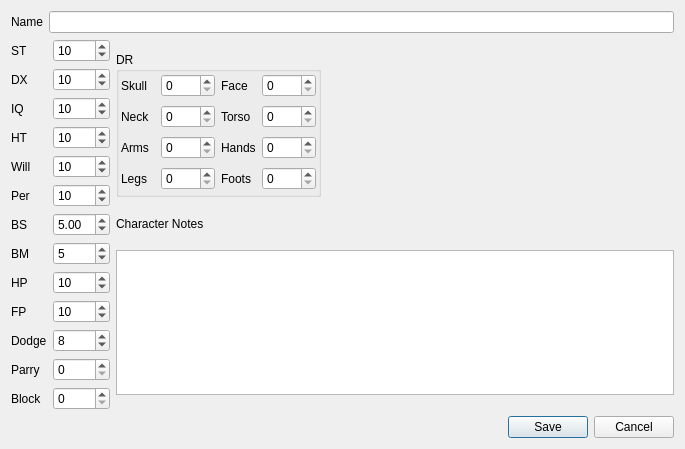
<?xml version="1.0" encoding="UTF-8"?>
<ui version="4.0">
 <class>CharacterEditor</class>
 <widget class="QDialog" name="CharacterEditor">
  <property name="geometry">
   <rect>
    <x>0</x>
    <y>0</y>
    <width>685</width>
    <height>445</height>
   </rect>
  </property>
  <property name="windowTitle">
   <string>Character editor</string>
  </property>
  <layout class="QVBoxLayout" name="verticalLayout_2">
   <property name="sizeConstraint">
    <enum>QLayout::SetDefaultConstraint</enum>
   </property>
   <item>
    <layout class="QHBoxLayout" name="horizontalLayout">
     <item>
      <widget class="QLabel" name="label_5">
       <property name="text">
        <string>Name</string>
       </property>
      </widget>
     </item>
     <item>
      <widget class="QLineEdit" name="leName"/>
     </item>
    </layout>
   </item>
   <item>
    <layout class="QHBoxLayout" name="horizontalLayout_2">
     <item>
      <layout class="QFormLayout" name="formLayout">
       <item row="0" column="0">
        <widget class="QLabel" name="label">
         <property name="text">
          <string>ST</string>
         </property>
        </widget>
       </item>
       <item row="0" column="1">
        <widget class="QSpinBox" name="sbST">
         <property name="maximum">
          <number>9999</number>
         </property>
         <property name="value">
          <number>10</number>
         </property>
        </widget>
       </item>
       <item row="1" column="0">
        <widget class="QLabel" name="label_2">
         <property name="text">
          <string>DX</string>
         </property>
        </widget>
       </item>
       <item row="1" column="1">
        <widget class="QSpinBox" name="sbDX">
         <property name="maximum">
          <number>9999</number>
         </property>
         <property name="value">
          <number>10</number>
         </property>
        </widget>
       </item>
       <item row="2" column="0">
        <widget class="QLabel" name="label_3">
         <property name="text">
          <string>IQ</string>
         </property>
        </widget>
       </item>
       <item row="2" column="1">
        <widget class="QSpinBox" name="sbIQ">
         <property name="maximum">
          <number>9999</number>
         </property>
         <property name="value">
          <number>10</number>
         </property>
        </widget>
       </item>
       <item row="3" column="0">
        <widget class="QLabel" name="label_4">
         <property name="text">
          <string>HT</string>
         </property>
        </widget>
       </item>
       <item row="3" column="1">
        <widget class="QSpinBox" name="sbHT">
         <property name="maximum">
          <number>9999</number>
         </property>
         <property name="value">
          <number>10</number>
         </property>
        </widget>
       </item>
       <item row="4" column="0">
        <widget class="QLabel" name="label_9">
         <property name="text">
          <string>Will</string>
         </property>
        </widget>
       </item>
       <item row="4" column="1">
        <widget class="QSpinBox" name="sbWill">
         <property name="maximum">
          <number>9999</number>
         </property>
         <property name="value">
          <number>10</number>
         </property>
        </widget>
       </item>
       <item row="5" column="0">
        <widget class="QLabel" name="label_10">
         <property name="text">
          <string>Per</string>
         </property>
        </widget>
       </item>
       <item row="5" column="1">
        <widget class="QSpinBox" name="sbPer">
         <property name="maximum">
          <number>9999</number>
         </property>
         <property name="value">
          <number>10</number>
         </property>
        </widget>
       </item>
       <item row="6" column="0">
        <widget class="QLabel" name="label_11">
         <property name="text">
          <string>BS</string>
         </property>
        </widget>
       </item>
       <item row="6" column="1">
        <widget class="QDoubleSpinBox" name="sbBS">
         <property name="singleStep">
          <double>0.250000000000000</double>
         </property>
         <property name="value">
          <double>5.000000000000000</double>
         </property>
        </widget>
       </item>
       <item row="7" column="0">
        <widget class="QLabel" name="label_12">
         <property name="text">
          <string>BM</string>
         </property>
        </widget>
       </item>
       <item row="7" column="1">
        <widget class="QSpinBox" name="sbBM">
         <property name="maximum">
          <number>9999</number>
         </property>
         <property name="value">
          <number>5</number>
         </property>
        </widget>
       </item>
       <item row="8" column="0">
        <widget class="QLabel" name="label_6">
         <property name="text">
          <string>HP</string>
         </property>
        </widget>
       </item>
       <item row="8" column="1">
        <widget class="QSpinBox" name="sbHP">
         <property name="maximum">
          <number>9999</number>
         </property>
         <property name="value">
          <number>10</number>
         </property>
        </widget>
       </item>
       <item row="9" column="0">
        <widget class="QLabel" name="label_7">
         <property name="text">
          <string>FP</string>
         </property>
        </widget>
       </item>
       <item row="9" column="1">
        <widget class="QSpinBox" name="sbFP">
         <property name="maximum">
          <number>9999</number>
         </property>
         <property name="value">
          <number>10</number>
         </property>
        </widget>
       </item>
       <item row="10" column="0">
        <widget class="QLabel" name="label_13">
         <property name="text">
          <string>Dodge</string>
         </property>
        </widget>
       </item>
       <item row="10" column="1">
        <widget class="QSpinBox" name="sbDodge">
         <property name="maximum">
          <number>9999</number>
         </property>
         <property name="value">
          <number>8</number>
         </property>
        </widget>
       </item>
       <item row="11" column="0">
        <widget class="QLabel" name="label_14">
         <property name="text">
          <string>Parry</string>
         </property>
        </widget>
       </item>
       <item row="11" column="1">
        <widget class="QSpinBox" name="sbParry">
         <property name="maximum">
          <number>9999</number>
         </property>
        </widget>
       </item>
       <item row="12" column="0">
        <widget class="QLabel" name="label_15">
         <property name="text">
          <string>Block</string>
         </property>
        </widget>
       </item>
       <item row="12" column="1">
        <widget class="QSpinBox" name="sbBlock">
         <property name="maximum">
          <number>9999</number>
         </property>
        </widget>
       </item>
      </layout>
     </item>
     <item>
      <layout class="QVBoxLayout" name="verticalLayout">
       <item>
        <widget class="QGroupBox" name="groupBox">
         <property name="sizePolicy">
          <sizepolicy hsizetype="Preferred" vsizetype="Preferred">
           <horstretch>0</horstretch>
           <verstretch>0</verstretch>
          </sizepolicy>
         </property>
         <property name="minimumSize">
          <size>
           <width>205</width>
           <height>145</height>
          </size>
         </property>
         <property name="maximumSize">
          <size>
           <width>205</width>
           <height>145</height>
          </size>
         </property>
         <property name="title">
          <string>DR</string>
         </property>
         <layout class="QGridLayout" name="gridLayout">
          <property name="leftMargin">
           <number>2</number>
          </property>
          <property name="topMargin">
           <number>0</number>
          </property>
          <property name="rightMargin">
           <number>2</number>
          </property>
          <property name="bottomMargin">
           <number>0</number>
          </property>
          <item row="0" column="0">
           <widget class="QLabel" name="label_16">
            <property name="text">
             <string>Skull</string>
            </property>
           </widget>
          </item>
          <item row="0" column="1">
           <widget class="QSpinBox" name="sbDrSkull">
            <property name="maximum">
             <number>9999</number>
            </property>
           </widget>
          </item>
          <item row="0" column="2">
           <widget class="QLabel" name="label_17">
            <property name="text">
             <string>Face</string>
            </property>
           </widget>
          </item>
          <item row="0" column="3">
           <widget class="QSpinBox" name="sbDrFace">
            <property name="maximum">
             <number>9999</number>
            </property>
           </widget>
          </item>
          <item row="1" column="0">
           <widget class="QLabel" name="label_18">
            <property name="frameShape">
             <enum>QFrame::NoFrame</enum>
            </property>
            <property name="text">
             <string>Neck</string>
            </property>
           </widget>
          </item>
          <item row="1" column="1">
           <widget class="QSpinBox" name="sbDrNeck">
            <property name="maximum">
             <number>9999</number>
            </property>
           </widget>
          </item>
          <item row="1" column="2">
           <widget class="QLabel" name="label_19">
            <property name="text">
             <string>Torso</string>
            </property>
           </widget>
          </item>
          <item row="1" column="3">
           <widget class="QSpinBox" name="sbDrTorso">
            <property name="maximum">
             <number>9999</number>
            </property>
           </widget>
          </item>
          <item row="2" column="0">
           <widget class="QLabel" name="label_20">
            <property name="text">
             <string>Arms</string>
            </property>
           </widget>
          </item>
          <item row="2" column="1">
           <widget class="QSpinBox" name="sbDrArms">
            <property name="maximum">
             <number>9999</number>
            </property>
           </widget>
          </item>
          <item row="2" column="2">
           <widget class="QLabel" name="label_22">
            <property name="text">
             <string>Hands</string>
            </property>
           </widget>
          </item>
          <item row="2" column="3">
           <widget class="QSpinBox" name="sbDrHands">
            <property name="maximum">
             <number>9999</number>
            </property>
           </widget>
          </item>
          <item row="3" column="0">
           <widget class="QLabel" name="label_21">
            <property name="text">
             <string>Legs</string>
            </property>
           </widget>
          </item>
          <item row="3" column="1">
           <widget class="QSpinBox" name="sbDrLegs">
            <property name="maximum">
             <number>9999</number>
            </property>
           </widget>
          </item>
          <item row="3" column="2">
           <widget class="QLabel" name="label_23">
            <property name="text">
             <string>Foots</string>
            </property>
           </widget>
          </item>
          <item row="3" column="3">
           <widget class="QSpinBox" name="sbDrFoots">
            <property name="maximum">
             <number>9999</number>
            </property>
           </widget>
          </item>
         </layout>
        </widget>
       </item>
       <item>
        <widget class="QLabel" name="label_27">
         <property name="sizePolicy">
          <sizepolicy hsizetype="Expanding" vsizetype="Fixed">
           <horstretch>0</horstretch>
           <verstretch>0</verstretch>
          </sizepolicy>
         </property>
         <property name="minimumSize">
          <size>
           <width>0</width>
           <height>15</height>
          </size>
         </property>
         <property name="maximumSize">
          <size>
           <width>16777215</width>
           <height>15</height>
          </size>
         </property>
         <property name="text">
          <string>Character Notes</string>
         </property>
        </widget>
       </item>
       <item>
        <widget class="QTextEdit" name="teNotes">
         <property name="sizePolicy">
          <sizepolicy hsizetype="Expanding" vsizetype="Expanding">
           <horstretch>0</horstretch>
           <verstretch>0</verstretch>
          </sizepolicy>
         </property>
         <property name="minimumSize">
          <size>
           <width>0</width>
           <height>145</height>
          </size>
         </property>
         <property name="maximumSize">
          <size>
           <width>16777215</width>
           <height>145</height>
          </size>
         </property>
        </widget>
       </item>
      </layout>
     </item>
    </layout>
   </item>
   <item>
    <widget class="QDialogButtonBox" name="buttonBox">
     <property name="orientation">
      <enum>Qt::Horizontal</enum>
     </property>
     <property name="standardButtons">
      <set>QDialogButtonBox::Cancel|QDialogButtonBox::Save</set>
     </property>
     <property name="centerButtons">
      <bool>false</bool>
     </property>
    </widget>
   </item>
  </layout>
 </widget>
 <resources/>
 <connections>
  <connection>
   <sender>buttonBox</sender>
   <signal>accepted()</signal>
   <receiver>CharacterEditor</receiver>
   <slot>accept()</slot>
   <hints>
    <hint type="sourcelabel">
     <x>248</x>
     <y>254</y>
    </hint>
    <hint type="destinationlabel">
     <x>157</x>
     <y>274</y>
    </hint>
   </hints>
  </connection>
  <connection>
   <sender>buttonBox</sender>
   <signal>rejected()</signal>
   <receiver>CharacterEditor</receiver>
   <slot>reject()</slot>
   <hints>
    <hint type="sourcelabel">
     <x>316</x>
     <y>260</y>
    </hint>
    <hint type="destinationlabel">
     <x>286</x>
     <y>274</y>
    </hint>
   </hints>
  </connection>
 </connections>
</ui>
